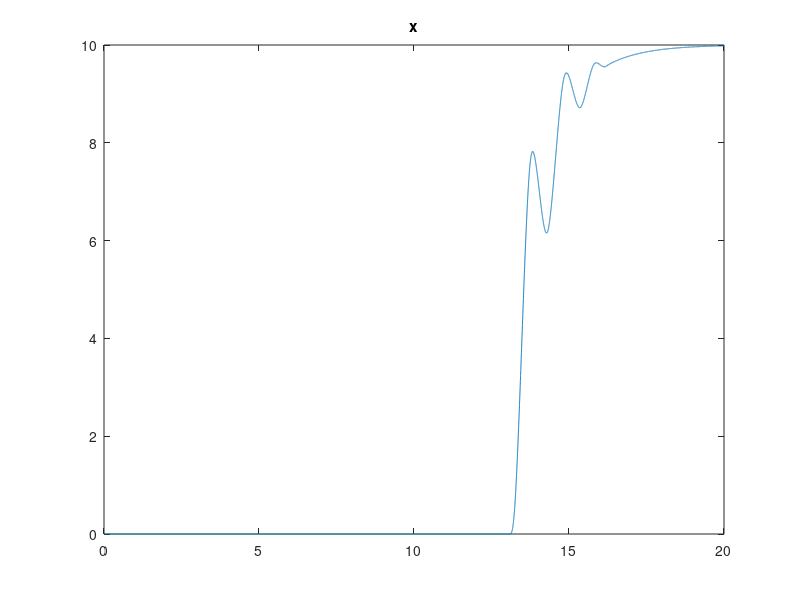
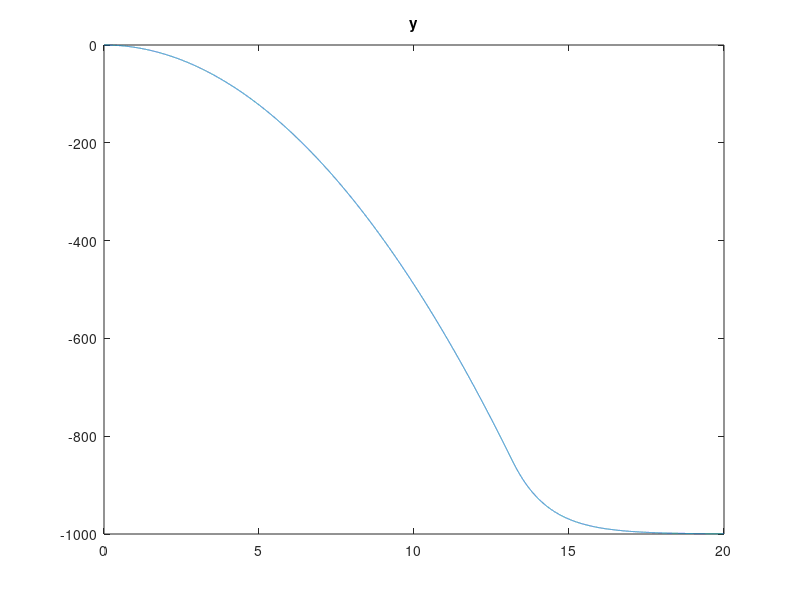
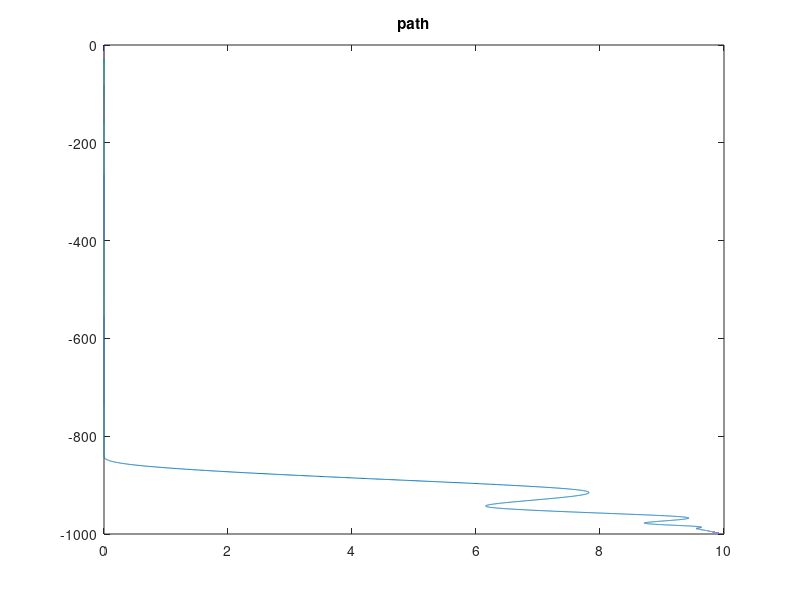
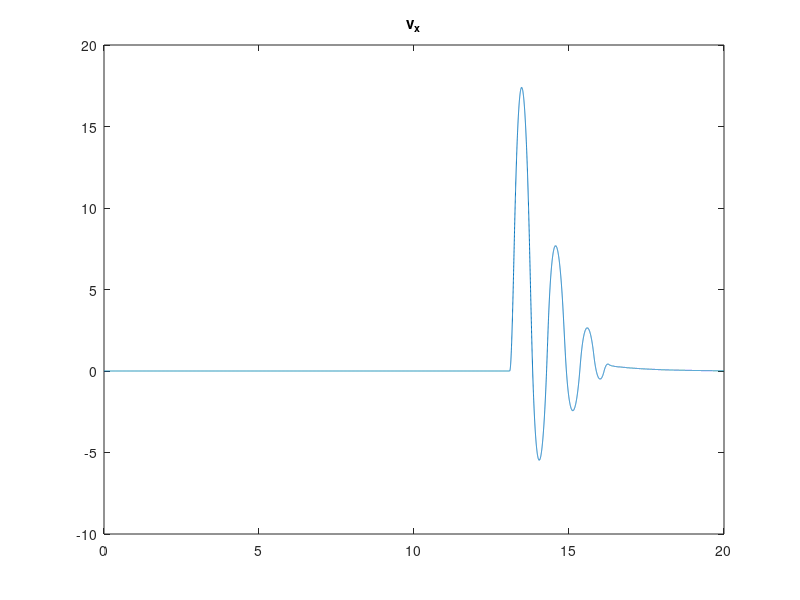

Recreate these plots in MATLAB, in order.

clear
close all

g = 9.8;
sim_time    = 20;
dt          = 0.001;

num_steps   = sim_time / dt;
steps = 1 : num_steps;
t = steps * dt;

% Desired Conditions
x_r = 10;
y_r = -1000;

% Controller values
K_v         = 0.8;
K_a         = 10;
K_omega     = 100;
K_j         = 100;

max_theta   = pi / 4;
max_omega   = 30 / 60 * 2 * pi;

% Initial Conditions
m = 10;
Z       = zeros(size(steps));

x       = Z;
y       = Z;
v_x     = Z;
v_y     = Z;
a_y     = -g;
theta   = Z;
omega   = Z;
F_th    = Z;

% Start of sim

F_g = m * g;

for n = steps
    p = max([n - 1, 1]);
    x0      = x(p);
    y0      = y(p);
    v_x0    = v_x(p);
    v_y0    = v_y(p);
    theta0  = theta(p);
    F_th0   = F_th(p);

    % Control
    v_x_in      = -K_v * (x0 - x_r);
    v_y_in      = -K_v * (y0 - y_r);

    a_x_in      = -K_a * (v_x0 - v_x_in);
    a_y_in      = -K_a * (v_y0 - v_y_in);

    theta_in    = atan(-a_x_in / g);
    theta_in    = min([theta_in, max_theta]);
    theta_in    = max([theta_in, -max_theta]);

    omega_in    = -K_omega * (theta0 - theta_in);
    omega_in    = min([omega_in, max_omega]);
    omega_in    = max([omega_in, -max_omega]);
    
    F_th_y_dot = -K_j * m * (a_y - a_y_in);
    F_th_dot = F_th_y_dot / cos(theta0);

    F_th_in = F_th0 + F_th_dot * dt;
    F_th_in = max([F_th_in, 0]);
    F_th(n) = F_th_in;

    % Update state
    a_x = F_th_in * -sin(theta0) / m;
    a_y = (F_th_in * cos(theta0) - F_g) / m;

    v_x(n) = v_x0 + a_x * dt;
    v_y(n) = v_y0 + a_y * dt;

    x(n) = x0 + v_x0 * dt + 0.5 * a_x * dt * dt;
    y(n) = y0 + v_y0 * dt + 0.5 * a_y * dt * dt;
    
    theta(n) = theta0 + omega_in * dt;
    omega(n) = omega_in;
end

figure
plot(t, x)
title('x')

figure
plot(t, y)
title('y')

figure
plot(x, y)
title('path')

figure
plot(t, v_x)
title('v_x')

figure
plot(t, v_y)
title('v_y')

figure
plot(t, theta * 180 / pi)
title('theta in deg')

figure
plot(t, omega * 180 / pi)
title('omega in deg/s')

figure
plot(t, F_th)
title('F\_th')
